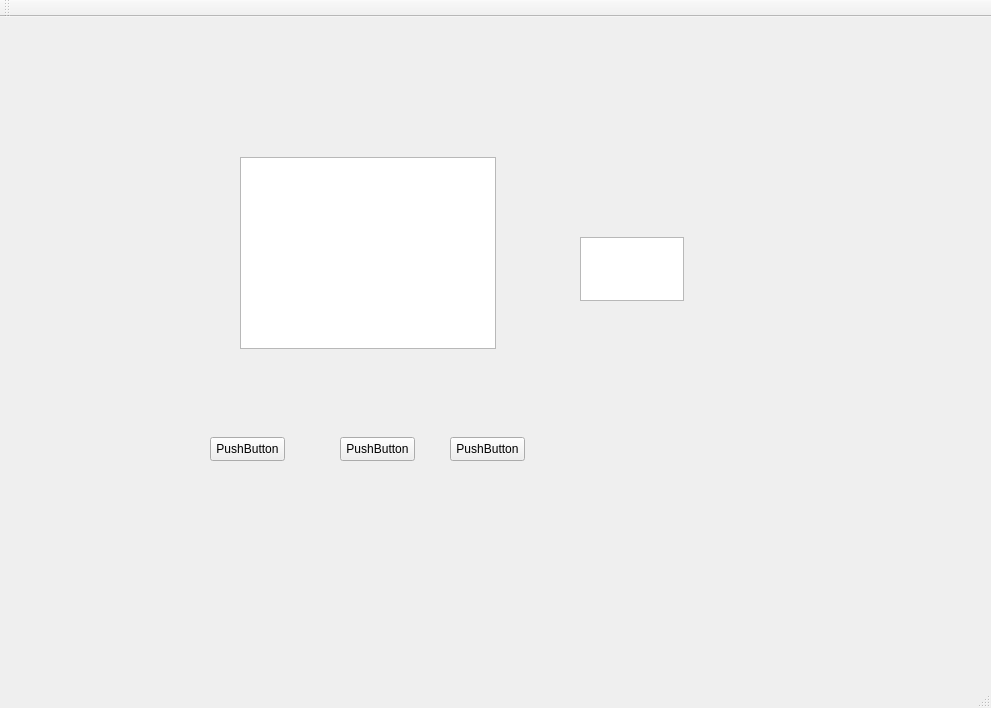
<?xml version="1.0" encoding="UTF-8"?>
<ui version="4.0">
 <class>qt_testClass</class>
 <widget class="QMainWindow" name="qt_testClass">
  <property name="geometry">
   <rect>
    <x>0</x>
    <y>0</y>
    <width>991</width>
    <height>708</height>
   </rect>
  </property>
  <property name="windowTitle">
   <string>qt_test</string>
  </property>
  <widget class="QWidget" name="centralWidget">
   <widget class="QPushButton" name="pushButton">
    <property name="geometry">
     <rect>
      <x>450</x>
      <y>420</y>
      <width>75</width>
      <height>24</height>
     </rect>
    </property>
    <property name="text">
     <string>PushButton</string>
    </property>
   </widget>
   <widget class="QPushButton" name="pushButton_2">
    <property name="geometry">
     <rect>
      <x>340</x>
      <y>420</y>
      <width>75</width>
      <height>24</height>
     </rect>
    </property>
    <property name="text">
     <string>PushButton</string>
    </property>
   </widget>
   <widget class="QPushButton" name="pushButton_3">
    <property name="geometry">
     <rect>
      <x>210</x>
      <y>420</y>
      <width>75</width>
      <height>24</height>
     </rect>
    </property>
    <property name="text">
     <string>PushButton</string>
    </property>
   </widget>
   <widget class="QTextBrowser" name="textBrowser">
    <property name="geometry">
     <rect>
      <x>240</x>
      <y>140</y>
      <width>256</width>
      <height>192</height>
     </rect>
    </property>
   </widget>
   <widget class="QTextEdit" name="textEdit">
    <property name="geometry">
     <rect>
      <x>580</x>
      <y>220</y>
      <width>104</width>
      <height>64</height>
     </rect>
    </property>
   </widget>
  </widget>
  <widget class="QMenuBar" name="menuBar">
   <property name="geometry">
    <rect>
     <x>0</x>
     <y>0</y>
     <width>991</width>
     <height>33</height>
    </rect>
   </property>
  </widget>
  <widget class="QToolBar" name="mainToolBar">
   <attribute name="toolBarArea">
    <enum>TopToolBarArea</enum>
   </attribute>
   <attribute name="toolBarBreak">
    <bool>false</bool>
   </attribute>
  </widget>
  <widget class="QStatusBar" name="statusBar"/>
 </widget>
 <layoutdefault spacing="6" margin="11"/>
 <resources>
  <include location="qt_test.qrc"/>
 </resources>
 <connections>
  <connection>
   <sender>pushButton_3</sender>
   <signal>clicked()</signal>
   <receiver>textBrowser</receiver>
   <slot>paste()</slot>
   <hints>
    <hint type="sourcelabel">
     <x>246</x>
     <y>475</y>
    </hint>
    <hint type="destinationlabel">
     <x>329</x>
     <y>312</y>
    </hint>
   </hints>
  </connection>
 </connections>
</ui>
